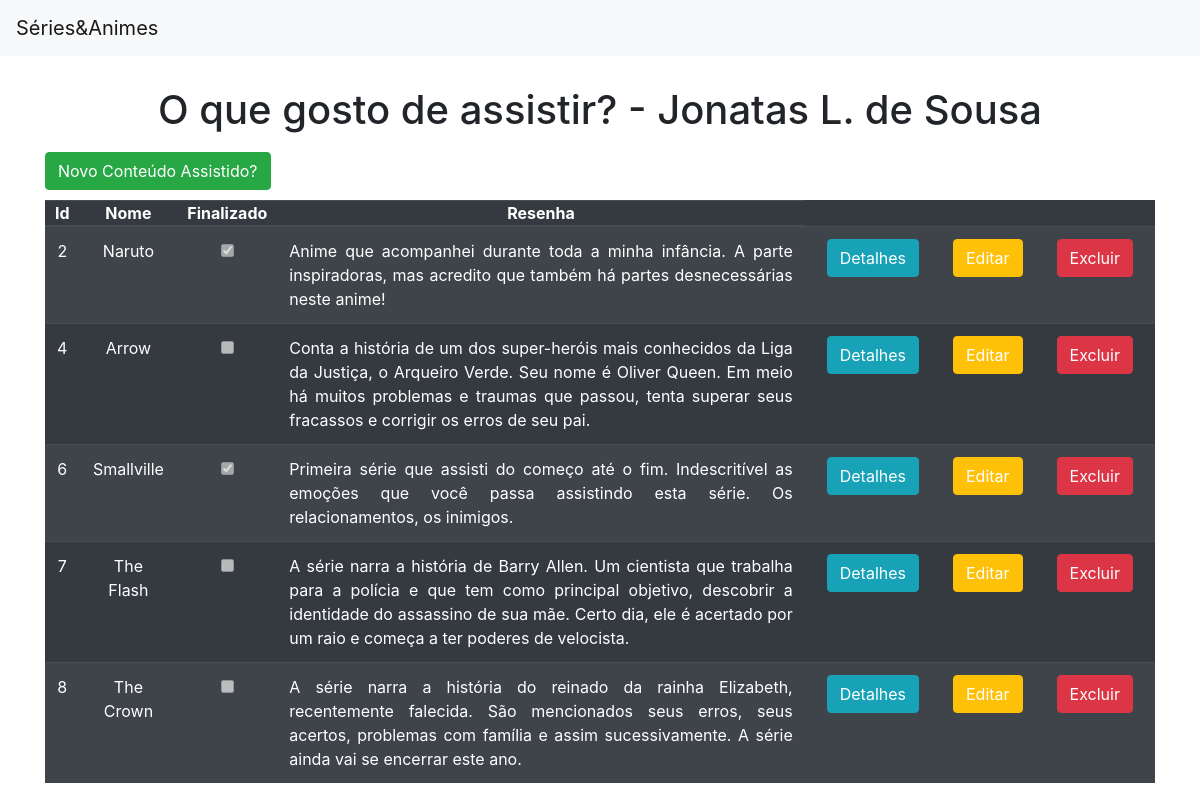
The page / on the database its author committed.
### app_web/models.py (models this page shows)
class Entretenimento(models.Model):
    nome = models.TextField(max_length=255)
    finalizado = models.BooleanField(default=False)
    resenha = models.TextField(max_length=500)

### app_web/views.py (the view)
# urls.py: path('', views.pagina_inicial, name='pagina_inicial'),
def pagina_inicial(request):
    dados = {
        'dados': Entretenimento.objects.all()
    }
    return render(request,'app_web/pagina_inicial.html', context=dados)

### app_web/templates/app_web/pagina_inicial.html (shortened to what this page needs)
{% extends 'app_web/base.html' %}
{% block conteudo %}
    <h1 style="text-align: center;">O que gosto de assistir? - Jonatas L. de Sousa</h1>
    <div class="container">
        <button class="btn btn-success" style="margin: 10px 0 10px 0;"><a style="color: white;"href="{% url 'novo_conteudo'%}">Novo Conteúdo Assistido?</a></button>
        <table class="table table-striped table-dark">
            <thead>
                <tr>
                    <th scope="col" style="text-align: center; padding: 0 10px 0 10px;">Id</th>
                    <th scope="col" style="text-align: center; padding: 0 10px 0 10px;">Nome</th>
                    <th scope="col" style="text-align: center; padding: 0 10px 0 10px;">Finalizado</th>
                    <th scope="col" style="text-align: center; padding: 0 10px 0 10px;">Resenha</th>
                </tr>
            </thead>
            <tbody>
            {% for dado in dados%}
                <tr>
                    <td style="text-align: center;">{{dado.id}}</td>
                    <td style="text-align: center;">{{dado.nome}}</td>
                    <td style="text-align: center;">
                        {%if dado.finalizado%}
                            <input type="checkbox" checked disabled>
                        {% else %}
                            <input type="checkbox" disabled>
                        {% endif %}
                    </td>
                    <td style="text-align: justify;">{{dado.resenha}}</td>
                    <td style="text-align: center;"><button class="btn btn-info" style="margin-left: 10px;"><a style="color: white;" href="{% url 'detalhes' dado.id %}">Detalhes</a></button></td>
                    <td><button style="margin-left: 10px;" class="btn btn-warning"><a style="color: white;" href="{% url 'editar' dado.id %}">Editar</a></button></td>
                    <td><button style="margin:0 10px 0 10px;" class="btn btn-danger"><a style="color: white;" href="{% url 'excluir' dado.id %}">Excluir</a></button></td>
                </tr>
            {% endfor %}
            </tbody>
        </table>
    </div>
{% endblock%}

### rows shown on the page
Entretenimento: id "2", nome "Naruto", resenha "Anime que acompanhei durante toda a minha infância. A parte inspiradoras, mas acredito que também há partes desnecessárias neste anime!"
Entretenimento: id "4", nome "Arrow", resenha "Conta a história de um dos super-heróis mais conhecidos da Liga da Justiça, o Arqueiro Verde. Seu nome é Oliver Queen. Em meio há muitos problemas e traumas que passou, tenta superar seus fracassos e corrigir os erros de seu pai."
Entretenimento: id "6", nome "Smallville", resenha "Primeira série que assisti do começo até o fim. Indescritível as emoções que você passa assistindo esta série. Os relacionamentos, os inimigos."
Entretenimento: id "7", nome "The Flash", resenha "A série narra a história de Barry Allen. Um cientista que trabalha para a polícia e que tem como principal objetivo, descobrir a identidade do assassino de sua mãe. Certo dia, ele é acertado por um raio e começa a ter poderes de velocista."
Entretenimento: id "8", nome "The Crown", resenha "A série narra a história do reinado da rainha Elizabeth, recentemente falecida. São mencionados seus erros, seus acertos, problemas com família e assim sucessivamente. A série ainda vai se encerrar este ano."
